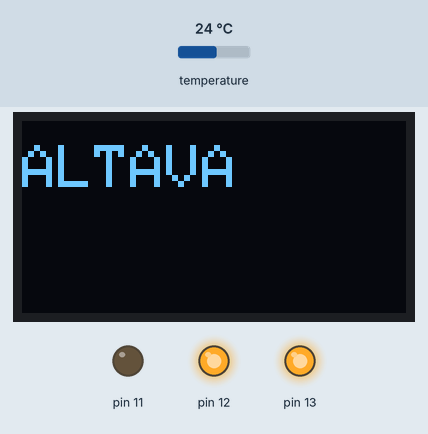
Simulated run of this sketch. Board: Arduino Uno, built with avr-gcc and run on an emulated ATmega328P. On the bench: 128×64 one-colour display, output pins drawn as LEDs (lit = HIGH). The inputs (shaded band) are chosen by the test bench; at power-on: temperature 24 °C.

Above: at 3.1 s.
At 4.2 s:
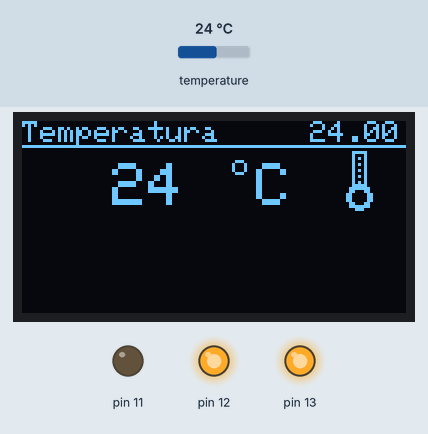
4.3 s: temperature set to 12 °C
At 5.8 s:
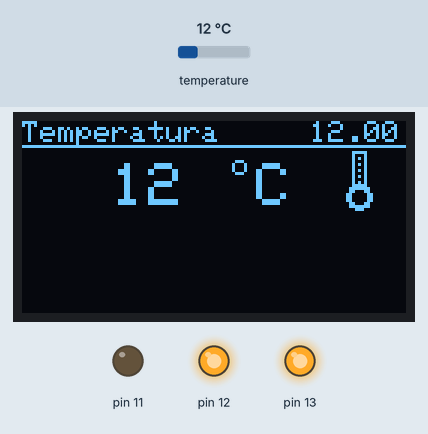
6.1 s: temperature set to 19 °C
At 6.8 s:
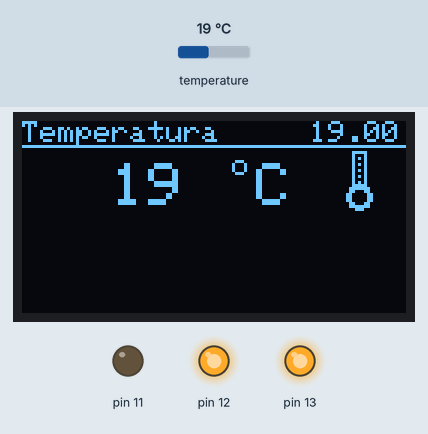
7.7 s: temperature set to 28 °C
At 8.9 s:
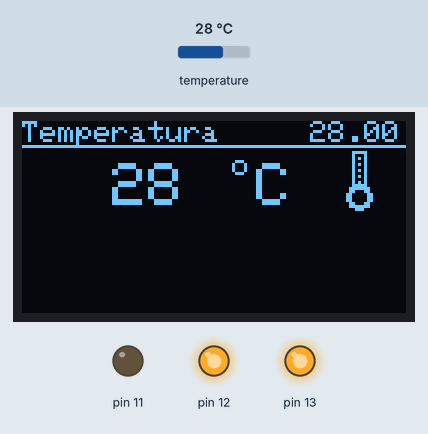
Timing chart, 0 to 10.7 s (numbered marks = the images above; inputs shaded):
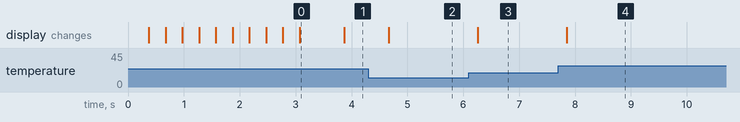

Measured:
- after the input at 4.3 s, the display: changes after 0.36 s (image 2)
- after the input at 6.1 s, the display: changes after 0.16 s (image 3)
- after the input at 7.7 s, the display: changes after 0.15 s (image 4)
- what the display in image 0 shows lasts 0.8 s, from 3.1 s to 3.9 s

The sketch:

Termometro_oled.ino
```cpp
#include <OneWire.h>    //////////////////////TEMP SENSOR SECTION
#include <DallasTemperature.h>
//#include <Adafruit_GFX.h>//////////////////////OLED SECTION
#include <Adafruit_SSD1306.h>
#define OLED_RESET 4//////////////////////////////OLED
Adafruit_SSD1306 display(OLED_RESET);
#define ONE_WIRE_BUS 2////////////////////temp signal wire coonected to 8 D/PIN
OneWire oneWire(ONE_WIRE_BUS);
DallasTemperature sensors(&oneWire);
float Celcius = 0;
int mi = 82; //temp 82
int ma = 87; //temp 87
int t = 0;
void setup(void)
{
  pinMode(A0, INPUT);
  pinMode(13, OUTPUT);
  pinMode(12, OUTPUT);
  pinMode(11, OUTPUT);
  digitalWrite(13, HIGH);
  digitalWrite(12, HIGH);
  pinMode(3, INPUT);
  display.begin(SSD1306_SWITCHCAPVCC, 0x3C);///// Call the begin function of the display object by passing our I2C address 0x3C
  Serial.begin(9600);
  sensors.begin();
  display.clearDisplay();/////////////clears the display completely.
  display.setTextSize(2);/////////accepts an integer number as a size. The greater the number, the bigger the text would be. Smallest size is 1 which is the default size //of texts.
  display.setTextColor(WHITE);///////////////specify the color using display.setTextColor() WHITE/BLACK
  display.setCursor(0, 8);//////////////////specify where on the display we're going to display the text.
  display.println("ALTAVA");////////////We draw something on by calling on our (display) object,
  display.display();//////////////////Call the display.display() function to make the actual drawing happen on the hardware level.
  display.startscrollright(0x00, 0x0F);
  delay(1500);
  display.startscrollleft(0x00, 0x0F);
  delay(1500);
  display.clearDisplay();
  display.stopscroll();
}
void temperatura()
{
  sensors.requestTemperatures();///////////////getting the actual temperature value.
  Celcius = sensors.getTempCByIndex(0);//////////get the temperature in Celsius.we’re using just one sensor its index is 0.
  t = Celcius;
  //////////////////////////////////////////////If you have more than one sensor, you use index 0 for the ///first sensor, index 1 for the second sensor, and so on.
  display.clearDisplay();
  display.setTextColor(WHITE);
  display.setCursor(0, 0);
  display.setTextSize(1);
  display.print("Temperatura     ");
  display.println(Celcius);
  display.setTextSize(2);
  display.setTextColor(WHITE, BLACK);
  display.setCursor(30, 14);
  display.print(t);//Celcius);
  display.println("  C");
  display.drawCircle (72, 15, 2, WHITE);
  if (Celcius < mi) {
    digitalWrite(12, HIGH);
    digitalWrite(13, HIGH);
    display.invertDisplay(false);
  }
  if (Celcius >= mi ) {
    display.invertDisplay(true);
    digitalWrite(12, LOW);//ventoinha 1
    display.setCursor(0, 20);
    display.setTextSize(1);
    display.println("1ON");
  } else {
    digitalWrite(12, HIGH);
  }
  if (Celcius >= ma) {
    display.invertDisplay(true);
    digitalWrite(13, LOW);//ventoinha 2
    display.setCursor(0, 20);
    display.setTextSize(1);
    display.println("2ON");
  } else {
    digitalWrite(13, HIGH);
  }
  /////////////////////////////////////////////////////////////////////////////////
  display.drawLine(0, 8, 128, 8, WHITE);
  display.drawLine (110, 10, 110, 22, WHITE);
  display.drawLine (114, 10, 114, 22, WHITE);
  display.drawLine (110, 10, 114, 10, WHITE);
  display.drawCircle (112, 25, 3, WHITE);
  display.drawCircle (112, 25, 4, WHITE);
  display.drawPixel (112, 12, WHITE);
  display.drawPixel (112, 14, WHITE);
  display.drawPixel (112, 16, WHITE);
  display.drawPixel (112, 18, WHITE);
  display.drawPixel (112, 20, WHITE);
  display.display();
}
void combustivel()
{
  sensors.requestTemperatures();///////////////getting the actual temperature value.
  Celcius = sensors.getTempCByIndex(0);//////////get the temperature in Celsius.we’re using just one sensor its index is 0.
  t = Celcius;
  //////////////////////////////////////////////If you have more than one sensor, you use index 0 for the ///first sensor, index 1 for the second sensor, and so on.
  display.clearDisplay();
  display.setTextColor(WHITE);
  display.setCursor(0, 0);
  display.setTextSize(1);
  display.println("Combustivel");
  display.setCursor(90, 0);
  display.setTextSize(1);
  display.println(t);//Celcius);
  display.setTextSize(2);
  display.setTextColor(WHITE, BLACK);
  display.setCursor(30, 14);
  int x = map(analogRead(A0), 0, 1023, 0, 80);
  display.println(x);
  if (x < 10) {
    display.fillCircle (12, 20, 5, WHITE);
    //    digitalWrite(11, HIGH);
  }// else {
  //    digitalWrite(11, LOW);
  //  }
  if (Celcius < mi) {
    digitalWrite(12, HIGH);
    digitalWrite(13, HIGH);
  }
  if (Celcius >= mi ) {
    digitalWrite(12, LOW);//ventoinha 1
    display.setCursor(0, 20);
    display.setTextSize(1);
    display.println("1ON");
  } else {
    digitalWrite(12, HIGH);
  }
  if (Celcius >= ma) {
    digitalWrite(13, LOW);//ventoinha 2
    display.setCursor(0, 20);
    display.setTextSize(1);
    display.println("2ON");
  } else {
    digitalWrite(13, HIGH);
  }
  /////////////////////////////////////////////////////////////////////////////////
  int a = 97;
  int b = 12;
  display.drawLine(0, 8, 128, 8, WHITE);//linha
  display.drawRoundRect(a, b, 18, 20, 2, WHITE);
  display.drawLine (a + 4, b + 4, a + 12, b + 4, WHITE);
  display.drawLine (a + 4, b + 6, a + 12, b + 6, WHITE);
  display.drawLine (a + 4, b + 8, a + 12, b + 8, WHITE);
  display.drawLine (a - 1, b + 19, a + 18, b + 19, WHITE);
  display.drawPixel (a + 20, b + 11, WHITE);
  display.drawPixel (a + 21, b + 11, WHITE);
  display.drawPixel (a + 22, b + 11, WHITE);
  display.drawPixel (a + 23, b + 11, WHITE);
  display.drawPixel (a + 24, b + 11, WHITE);
  display.drawPixel (a + 24, b + 12, WHITE);
  display.drawPixel (a + 24, b + 13, WHITE);
  display.drawPixel (a + 24, b + 14, WHITE);
  display.drawPixel (a + 24, b + 15, WHITE);
  display.drawPixel (a + 25, b + 15, WHITE);
  display.drawPixel (a + 26, b + 15, WHITE);
  display.drawPixel (a + 27, b + 15, WHITE);
  display.drawPixel (a + 28, b + 15, WHITE);
  display.drawPixel (a + 28, b + 14, WHITE);
  display.drawPixel (a + 28, b + 13, WHITE);
  display.drawPixel (a + 28, b + 12, WHITE);
  display.drawPixel (a + 28, b + 11, WHITE);
  display.drawRoundRect(a + 27, b + 4, 4, 8, 2, WHITE);
  display.drawLine (a + 27, b + 4, a + 23, b + 1, WHITE);
  display.display();
}
void loop()
{
  //  while (digitalRead(3) > 0) {
  //    temperatura();
  //  }
  temperatura();//delay(500);
  //combustivel();//delay(500);
}
```
